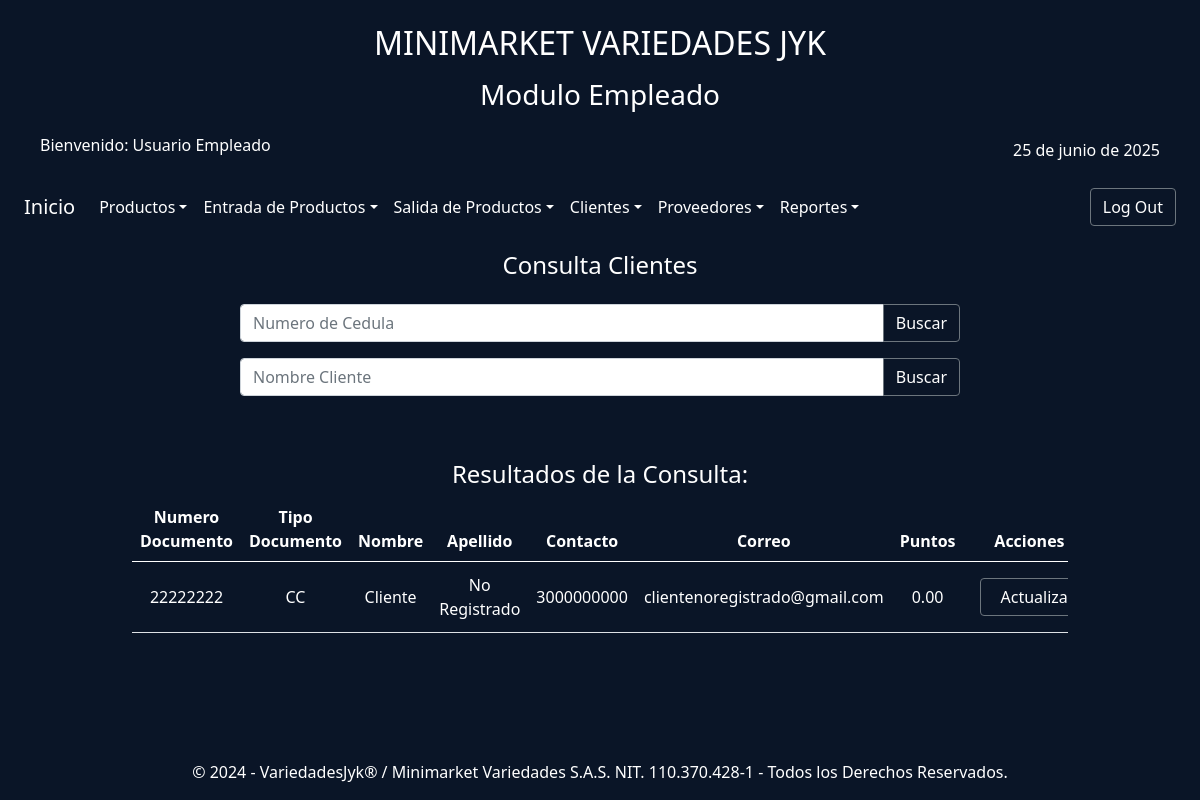
/index.php?action=consultaClienteEmp (signed in), run on the app's committed database.
### tables this page shows
CREATE TABLE IF NOT EXISTS `clientes` (
  `idCliente` int NOT NULL AUTO_INCREMENT,
  `idTipoDocum` int NOT NULL,
  `NumIdentificacion` varchar(15) NOT NULL,
  `Nombres` varchar(30) NOT NULL,
  `Apellidos` varchar(30) NOT NULL,
  `NumCelular` varchar(10) NOT NULL,
  `Email` varchar(40) NOT NULL,
  `Puntos` decimal(8,2) NOT NULL,
  PRIMARY KEY (`idCliente`),
  KEY `idTipoDocum` (`idTipoDocum`)
);

CREATE TABLE IF NOT EXISTS `tipo_documento` (
  `idTipoDocum` int NOT NULL AUTO_INCREMENT,
  `tipoDocum` varchar(20) NOT NULL,
  PRIMARY KEY (`idTipoDocum`)
);

### controllers/controladorCliente.php (called while the page is built, shortened)
<?php
require_once('./models/modeloCliente.php');
require_once('./config/conexionBDJYK.php');
class ControladorCliente
{
    private $modeloCliente;
    public function __construct()
    {
        $database = new DataBase();
        $this->db = $database->getConnectionJYK();
        $this->modeloCliente = new ModeloCliente($this->db);
    }
    public function listaClientesVista($tipo, $valor)
    {
        $limite = 10;
        $pagina = isset($_GET['pagina']) ? (int)$_GET['pagina'] : 1;
        $inicio = ($pagina - 1) * $limite;
        $clientes = $this->modeloCliente->consultGenClienteVista($inicio, $limite);
        $totalClientes = $this->modeloCliente->obtenerTotalClientes();
        $totalPaginas = ceil($totalClientes / $limite);
        return
            [
                'clientes' => $clientes,
                'pagina' => $pagina,
                'totalPaginas' => $totalPaginas,
                'filtro' => $valor,
                'tipo' => $tipo,
            ];
    }
}

### config/conexionBDJYK.php (called while the page is built)
<?php
class DataBase
{
    private $host = "localhost";
    private $db_name = "variedadesjyk";
    private $username = "variedadesjyk";
    private $password = "variedJYK2025";
    private static $conn = null;
    public function getConnectionJYK()
    {
        if (self::$conn === null) {
            try {
                self::$conn = new PDO(
                    "mysql:host=" . $this->host . ";dbname=" . $this->db_name,
                    $this->username,
                    $this->password
                );
                self::$conn->exec("set names utf8");
            } catch (PDOException $e) {
                echo "Error de Conexión: " . $e->getMessage();
                exit;
            }
        }
        return self::$conn;
    }
}

### models/modeloCliente.php (called while the page is built, shortened)
<?php
class ModeloCliente
{
    private $conn;
    private $table = "clientes";
    public function __construct($db)
    {
        $this->conn = $db;
    }
    public function consultGenClienteVista($inicio, $limite)
    {
        $query = "SELECT idCliente, tipo_documento.tipoDocum, NumIdentificacion,
            Nombres, Apellidos, NumCelular, Email, Puntos FROM " . $this->table . "
            INNER JOIN tipo_documento ON
            clientes.idTipoDocum = tipo_documento.idTipoDocum
            ORDER BY Nombres ASC
            LIMIT :inicio, :limite";
        $stmt = $this->conn->prepare($query);
        $stmt->bindValue(':inicio', (int)$inicio, PDO::PARAM_INT);
        $stmt->bindValue(':limite', (int)$limite, PDO::PARAM_INT);
        $stmt->execute();
        return $stmt->fetchAll(PDO::FETCH_ASSOC);
    }
    public function obtenerTotalClientes()
    {
        $stmt = $this->conn->query("SELECT COUNT(*) FROM ". $this->table. "");
        return (int)$stmt->fetchColumn();
    }
}

### views/cliente/consultaclienteemp.php (the view, shortened to what this page needs)
<?php include('./views/layautModEmple/headerModEmplea.php');  ?>
<div class="container">
    <div class="row justify-content-center">
        <div class="col-lg-8 col-md-10 col-sm-12">
            <div class="text-center text-white mt-3">
                <h4>Consulta Clientes</h4>
            </div>
            <form class=" mt-4" action="index.php?action=consultaClienteCedulaEmp" method="get">
                <div class="input-group mb-3">
                    <input type="text" class="form-control" placeholder="Numero de Cedula" name="documCliente" aria-label="Recipient's usernam" aria-describedby="button-addon2" required>
                    <button class="btn btn-outline-secondary text-white" type="submit" id="button-addon2">Buscar</button>
                </div>
            </form>
            <form class=" mt-2" action="index.php?action=consultaClienteNombreEmp" method="get">
                <div class="input-group mb-3">
                    <input type="text" class="form-control" placeholder="Nombre Cliente" name="nomCliente" aria-label="Recipient's usernam" aria-describedby="button-addon2" required>
                    <button class="btn btn-outline-secondary text-white" type="submit" id="button-addon2">Buscar</button>
                </div>
            </form>
        </div>
    </div>
</div>
<div class="container-fluid mt-5">
    <div class="row">
        <div class="col-12 col-md-10 offset-md-1">
            <div class="text-center">
                <?php if (isset($data['clientes']) && count($data['clientes']) > 0): ?>
                    <h4 class="text-white">Resultados de la Consulta:</h4>
            </div>
            <div class="table-responsive">
                <table class="table table-hover text-white text-center">
                    <thead>
                        <tr>
                            <th>Numero Documento</th>
                            <th>Tipo Documento</th>
                            <th>Nombre</th>
                            <th>Apellido</th>
                            <th>Contacto</th>
                            <th>Correo</th>
                            <th>Puntos</th>
                            <th>Acciones</th>
                        </tr>
                    </thead>
                    <tbody class="">
                        <?php foreach ($data['clientes'] as $cliente): ?>
                            <tr>
                                <td class="text-white align-middle"><?= $cliente['NumIdentificacion']; ?></td>
                                <td class="text-white align-middle"><?= $cliente['tipoDocum']; ?></td>
                                <td class="text-white align-middle"><?= $cliente['Nombres']; ?></td>
                                <td class="text-white align-middle"><?= $cliente['Apellidos']; ?></td>
                                <td class="text-white align-middle"><?= $cliente['NumCelular']; ?></td>
                                <td class="text-white align-middle"><?= $cliente['Email']; ?></td>
                                <td class="text-white align-middle"><?= $cliente['Puntos']; ?></td>
                                <td>
                                    <a href="index.php?action=actualizarClienteIdEmp&idCliente=<?= $cliente['idCliente']; ?>" class="btn btn-outline-secondary text-white m-2 w-100" role="button">Actualizar</a>
                                </td>
                            </tr>
                        <?php endforeach; ?>
                    </tbody>
                </table>
            </div>
        <?php else: ?>
            <p class="text-white text-center">No se encontraron productos con ese criterio de búsqueda.</p>
        <?php endif; ?>
        </div>
    </div>
</div>
</div>
</main>
<?php include('./views/layautModEmple/footerModEmplea.php');  ?>

### css/DesingBody.css (style rules this page uses)
body { background-color: #0a1527 ; }
.row { margin: 0; padding: 0; }

### data on the page
clientes: NumIdentificacion "22222222", idTipoDocum.tipoDocum "CC", Nombres "Cliente", Apellidos "No Registrado", NumCelular "3000000000", Email "clientenoregistrado@gmail.com", Puntos "0.00"

### other printed values
$_SESSION['nombre'] "Usuario"
$_SESSION['apellido'] "Empleado"
